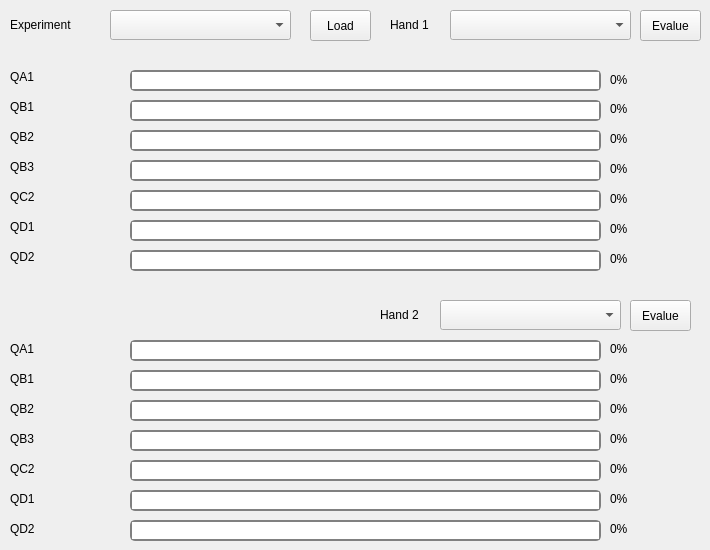
    <widget class="QWidget" name="tab_7">
     <attribute name="title">
      <string>Benchmark Hands</string>
     </attribute>
     <widget class="QComboBox" name="cBBenchExp">
      <property name="geometry">
       <rect>
        <x>110</x>
        <y>10</y>
        <width>181</width>
        <height>30</height>
       </rect>
      </property>
      <property name="editable">
       <bool>false</bool>
      </property>
     </widget>
     <widget class="QPushButton" name="pbBenchEval1">
      <property name="geometry">
       <rect>
        <x>640</x>
        <y>10</y>
        <width>61</width>
        <height>31</height>
       </rect>
      </property>
      <property name="text">
       <string>Evalue</string>
      </property>
     </widget>
     <widget class="QLabel" name="label_28">
      <property name="geometry">
       <rect>
        <x>10</x>
        <y>10</y>
        <width>101</width>
        <height>30</height>
       </rect>
      </property>
      <property name="text">
       <string>Experiment</string>
      </property>
     </widget>
     <widget class="QLabel" name="label_45">
      <property name="geometry">
       <rect>
        <x>10</x>
        <y>68</y>
        <width>81</width>
        <height>17</height>
       </rect>
      </property>
      <property name="text">
       <string>QA1</string>
      </property>
     </widget>
     <widget class="QLabel" name="label_66">
      <property name="geometry">
       <rect>
        <x>10</x>
        <y>98</y>
        <width>121</width>
        <height>17</height>
       </rect>
      </property>
      <property name="text">
       <string>QB1</string>
      </property>
     </widget>
     <widget class="QLabel" name="label_67">
      <property name="geometry">
       <rect>
        <x>10</x>
        <y>188</y>
        <width>111</width>
        <height>17</height>
       </rect>
      </property>
      <property name="text">
       <string>QC2</string>
      </property>
     </widget>
     <widget class="QLabel" name="label_68">
      <property name="geometry">
       <rect>
        <x>10</x>
        <y>128</y>
        <width>111</width>
        <height>17</height>
       </rect>
      </property>
      <property name="text">
       <string>QB2</string>
      </property>
     </widget>
     <widget class="QLabel" name="label_69">
      <property name="geometry">
       <rect>
        <x>10</x>
        <y>158</y>
        <width>111</width>
        <height>17</height>
       </rect>
      </property>
      <property name="text">
       <string>QB3</string>
      </property>
     </widget>
     <widget class="QLabel" name="label_70">
      <property name="geometry">
       <rect>
        <x>10</x>
        <y>218</y>
        <width>111</width>
        <height>17</height>
       </rect>
      </property>
      <property name="text">
       <string>QD1</string>
      </property>
     </widget>
     <widget class="QComboBox" name="cBBenchHand2">
      <property name="geometry">
       <rect>
        <x>440</x>
        <y>300</y>
        <width>181</width>
        <height>30</height>
       </rect>
      </property>
      <property name="editable">
       <bool>false</bool>
      </property>
     </widget>
     <widget class="QLabel" name="label_62">
      <property name="geometry">
       <rect>
        <x>380</x>
        <y>300</y>
        <width>51</width>
        <height>30</height>
       </rect>
      </property>
      <property name="text">
       <string>Hand 2</string>
      </property>
     </widget>
     <widget class="QPushButton" name="pbBenchEval2">
      <property name="geometry">
       <rect>
        <x>630</x>
        <y>300</y>
        <width>61</width>
        <height>31</height>
       </rect>
      </property>
      <property name="text">
       <string>Evalue</string>
      </property>
     </widget>
     <widget class="QLabel" name="tLQC1_1">
      <property name="geometry">
       <rect>
        <x>610</x>
        <y>71</y>
        <width>66</width>
        <height>17</height>
       </rect>
      </property>
      <property name="text">
       <string>0%</string>
      </property>
     </widget>
     <widget class="QLabel" name="tLQC6_2">
      <property name="geometry">
       <rect>
        <x>610</x>
        <y>490</y>
        <width>66</width>
        <height>17</height>
       </rect>
      </property>
      <property name="text">
       <string>0%</string>
      </property>
     </widget>
     <widget class="QLabel" name="tLQC3_1">
      <property name="geometry">
       <rect>
        <x>610</x>
        <y>130</y>
        <width>66</width>
        <height>17</height>
       </rect>
      </property>
      <property name="text">
       <string>0%</string>
      </property>
     </widget>
     <widget class="QLabel" name="tLQC4_1">
      <property name="geometry">
       <rect>
        <x>610</x>
        <y>160</y>
        <width>66</width>
        <height>17</height>
       </rect>
      </property>
      <property name="text">
       <string>0%</string>
      </property>
     </widget>
     <widget class="QLabel" name="tLQC5_1">
      <property name="geometry">
       <rect>
        <x>610</x>
        <y>190</y>
        <width>66</width>
        <height>17</height>
       </rect>
      </property>
      <property name="text">
       <string>0%</string>
      </property>
     </widget>
     <widget class="QLabel" name="tLQC3_2">
      <property name="geometry">
       <rect>
        <x>610</x>
        <y>400</y>
        <width>66</width>
        <height>17</height>
       </rect>
      </property>
      <property name="text">
       <string>0%</string>
      </property>
     </widget>
     <widget class="QLabel" name="tLQC5_2">
      <property name="geometry">
       <rect>
        <x>610</x>
        <y>460</y>
        <width>66</width>
        <height>17</height>
       </rect>
      </property>
      <property name="text">
       <string>0%</string>
      </property>
     </widget>
     <widget class="QLabel" name="tLQC2_1">
      <property name="geometry">
       <rect>
        <x>610</x>
        <y>100</y>
        <width>66</width>
        <height>17</height>
       </rect>
      </property>
      <property name="text">
       <string>0%</string>
      </property>
     </widget>
     <widget class="QLabel" name="tLQC2_2">
      <property name="geometry">
       <rect>
        <x>610</x>
        <y>370</y>
        <width>66</width>
        <height>17</height>
       </rect>
      </property>
      <property name="text">
       <string>0%</string>
      </property>
     </widget>
     <widget class="QLabel" name="tLQC6_1">
      <property name="geometry">
       <rect>
        <x>610</x>
        <y>220</y>
        <width>66</width>
        <height>17</height>
       </rect>
      </property>
      <property name="text">
       <string>0%</string>
      </property>
     </widget>
     <widget class="QLabel" name="tLQC4_2">
      <property name="geometry">
       <rect>
        <x>610</x>
        <y>430</y>
        <width>66</width>
        <height>17</height>
       </rect>
      </property>
      <property name="text">
       <string>0%</string>
      </property>
     </widget>
     <widget class="QLabel" name="tLQC1_2">
      <property name="geometry">
       <rect>
        <x>610</x>
        <y>340</y>
        <width>66</width>
        <height>17</height>
       </rect>
      </property>
      <property name="text">
       <string>0%</string>
      </property>
     </widget>
     <widget class="QProgressBar" name="pBQC6_2">
      <property name="geometry">
       <rect>
        <x>130</x>
        <y>490</y>
        <width>471</width>
        <height>21</height>
       </rect>
      </property>
      <property name="autoFillBackground">
       <bool>false</bool>
      </property>
      <property name="styleSheet">
       <string notr="true"> QProgressBar::chunk {
     background-color: white
 }
 QProgressBar {
     border: 2px solid grey;
     border-radius: 5px;
     text-align: center;
	 background-color: qlineargradient(x1:0, y1:0, x2:1, y2:0,
                 stop:0 red, stop: 0.4 yellow, stop:1 green);
 }

</string>
      </property>
      <property name="minimum">
       <number>0</number>
      </property>
      <property name="maximum">
       <number>100</number>
      </property>
      <property name="value">
       <number>100</number>
      </property>
      <property name="textVisible">
       <bool>false</bool>
      </property>
      <property name="invertedAppearance">
       <bool>true</bool>
      </property>
      <property name="textDirection">
       <enum>QProgressBar::TopToBottom</enum>
      </property>
     </widget>
     <widget class="QProgressBar" name="pBQC5_2">
      <property name="geometry">
       <rect>
        <x>130</x>
        <y>460</y>
        <width>471</width>
        <height>21</height>
       </rect>
      </property>
      <property name="autoFillBackground">
       <bool>false</bool>
      </property>
      <property name="styleSheet">
       <string notr="true"> QProgressBar::chunk {
     background-color: white
 }
 QProgressBar {
     border: 2px solid grey;
     border-radius: 5px;
     text-align: center;
	 background-color: qlineargradient(x1:0, y1:0, x2:1, y2:0,
                 stop:0 red, stop: 0.4 yellow, stop:1 green);
 }

</string>
      </property>
      <property name="minimum">
       <number>0</number>
      </property>
      <property name="maximum">
       <number>100</number>
      </property>
      <property name="value">
       <number>100</number>
      </property>
      <property name="textVisible">
       <bool>false</bool>
      </property>
      <property name="invertedAppearance">
       <bool>true</bool>
      </property>
      <property name="textDirection">
       <enum>QProgressBar::TopToBottom</enum>
      </property>
     </widget>
     <widget class="QProgressBar" name="pBQC6_1">
      <property name="geometry">
       <rect>
        <x>130</x>
        <y>220</y>
        <width>471</width>
        <height>21</height>
       </rect>
      </property>
      <property name="autoFillBackground">
       <bool>false</bool>
      </property>
      <property name="styleSheet">
       <string notr="true"> QProgressBar::chunk {
     background-color: white
 }
 QProgressBar {
     border: 2px solid grey;
     border-radius: 5px;
     text-align: center;
	 background-color: qlineargradient(x1:0, y1:0, x2:1, y2:0,
                 stop:0 red, stop: 0.4 yellow, stop:1 green);
 }

</string>
      </property>
      <property name="minimum">
       <number>0</number>
      </property>
      <property name="maximum">
       <number>100</number>
      </property>
      <property name="value">
       <number>100</number>
      </property>
      <property name="textVisible">
       <bool>false</bool>
      </property>
      <property name="invertedAppearance">
       <bool>true</bool>
      </property>
      <property name="textDirection">
       <enum>QProgressBar::TopToBottom</enum>
      </property>
     </widget>
     <widget class="QProgressBar" name="pBQC3_2">
      <property name="geometry">
       <rect>
        <x>130</x>
        <y>400</y>
        <width>471</width>
        <height>21</height>
       </rect>
      </property>
      <property name="autoFillBackground">
       <bool>false</bool>
      </property>
      <property name="styleSheet">
       <string notr="true"> QProgressBar::chunk {
     background-color: white
 }
 QProgressBar {
     border: 2px solid grey;
     border-radius: 5px;
     text-align: center;
	 background-color: qlineargradient(x1:0, y1:0, x2:1, y2:0,
                 stop:0 red, stop: 0.4 yellow, stop:1 green);
 }

</string>
      </property>
      <property name="minimum">
       <number>0</number>
      </property>
      <property name="maximum">
       <number>100</number>
      </property>
      <property name="value">
       <number>100</number>
      </property>
      <property name="textVisible">
       <bool>false</bool>
      </property>
      <property name="invertedAppearance">
       <bool>true</bool>
      </property>
      <property name="textDirection">
       <enum>QProgressBar::TopToBottom</enum>
      </property>
     </widget>
     <widget class="QProgressBar" name="pBQC3_1">
      <property name="geometry">
       <rect>
        <x>130</x>
        <y>130</y>
        <width>471</width>
        <height>21</height>
       </rect>
      </property>
      <property name="autoFillBackground">
       <bool>false</bool>
      </property>
      <property name="styleSheet">
       <string notr="true"> QProgressBar::chunk {
     background-color: white
 }
 QProgressBar {
     border: 2px solid grey;
     border-radius: 5px;
     text-align: center;
	 background-color: qlineargradient(x1:0, y1:0, x2:1, y2:0,
                 stop:0 red, stop: 0.4 yellow, stop:1 green);
 }

</string>
      </property>
      <property name="minimum">
       <number>0</number>
      </property>
      <property name="maximum">
       <number>100</number>
      </property>
      <property name="value">
       <number>100</number>
      </property>
      <property name="textVisible">
       <bool>false</bool>
      </property>
      <property name="invertedAppearance">
       <bool>true</bool>
      </property>
      <property name="textDirection">
       <enum>QProgressBar::TopToBottom</enum>
      </property>
     </widget>
     <widget class="QProgressBar" name="pBQC1_2">
      <property name="geometry">
       <rect>
        <x>130</x>
        <y>340</y>
        <width>471</width>
        <height>21</height>
       </rect>
      </property>
      <property name="autoFillBackground">
       <bool>false</bool>
      </property>
      <property name="styleSheet">
       <string notr="true"> QProgressBar::chunk {
     background-color: white
 }
 QProgressBar {
     border: 2px solid grey;
     border-radius: 5px;
     text-align: center;
	 background-color: qlineargradient(x1:0, y1:0, x2:1, y2:0,
                 stop:0 red, stop: 0.4 yellow, stop:1 green);
 }

</string>
      </property>
      <property name="minimum">
       <number>0</number>
      </property>
      <property name="maximum">
       <number>100</number>
      </property>
      <property name="value">
       <number>100</number>
      </property>
      <property name="textVisible">
       <bool>false</bool>
      </property>
      <property name="invertedAppearance">
       <bool>true</bool>
      </property>
      <property name="textDirection">
       <enum>QProgressBar::TopToBottom</enum>
      </property>
     </widget>
     <widget class="QProgressBar" name="pBQC2_1">
      <property name="geometry">
       <rect>
        <x>130</x>
        <y>100</y>
        <width>471</width>
        <height>21</height>
       </rect>
      </property>
      <property name="autoFillBackground">
       <bool>false</bool>
      </property>
      <property name="styleSheet">
       <string notr="true"> QProgressBar::chunk {
     background-color: white
 }
 QProgressBar {
     border: 2px solid grey;
     border-radius: 5px;
     text-align: center;
	 background-color: qlineargradient(x1:0, y1:0, x2:1, y2:0,
                 stop:0 red, stop: 0.4 yellow, stop:1 green);
 }

</string>
      </property>
      <property name="minimum">
       <number>0</number>
      </property>
      <property name="maximum">
       <number>100</number>
      </property>
      <property name="value">
       <number>100</number>
      </property>
      <property name="textVisible">
       <bool>false</bool>
      </property>
      <property name="invertedAppearance">
       <bool>true</bool>
      </property>
      <property name="textDirection">
       <enum>QProgressBar::TopToBottom</enum>
      </property>
     </widget>
     <widget class="QProgressBar" name="pBQC5_1">
      <property name="geometry">
       <rect>
        <x>130</x>
        <y>190</y>
        <width>471</width>
        <height>21</height>
       </rect>
      </property>
      <property name="autoFillBackground">
       <bool>false</bool>
      </property>
      <property name="styleSheet">
       <string notr="true"> QProgressBar::chunk {
     background-color: white
 }
 QProgressBar {
     border: 2px solid grey;
     border-radius: 5px;
     text-align: center;
	 background-color: qlineargradient(x1:0, y1:0, x2:1, y2:0,
                 stop:0 red, stop: 0.4 yellow, stop:1 green);
 }

</string>
      </property>
      <property name="minimum">
       <number>0</number>
      </property>
      <property name="maximum">
       <number>100</number>
      </property>
      <property name="value">
       <number>100</number>
      </property>
      <property name="textVisible">
       <bool>false</bool>
      </property>
      <property name="invertedAppearance">
       <bool>true</bool>
      </property>
      <property name="textDirection">
       <enum>QProgressBar::TopToBottom</enum>
      </property>
     </widget>
     <widget class="QProgressBar" name="pBQC4_1">
      <property name="geometry">
       <rect>
        <x>130</x>
        <y>160</y>
        <width>471</width>
        <height>21</height>
       </rect>
      </property>
      <property name="autoFillBackground">
       <bool>false</bool>
      </property>
      <property name="styleSheet">
       <string notr="true"> QProgressBar::chunk {
     background-color: white
 }
 QProgressBar {
     border: 2px solid grey;
     border-radius: 5px;
     text-align: center;
	 background-color: qlineargradient(x1:0, y1:0, x2:1, y2:0,
                 stop:0 red, stop: 0.4 yellow, stop:1 green);
 }

</string>
      </property>
      <property name="minimum">
       <number>0</number>
      </property>
      <property name="maximum">
       <number>100</number>
      </property>
      <property name="value">
       <number>100</number>
      </property>
      <property name="textVisible">
       <bool>false</bool>
      </property>
      <property name="invertedAppearance">
       <bool>true</bool>
      </property>
      <property name="textDirection">
       <enum>QProgressBar::TopToBottom</enum>
      </property>
     </widget>
     <widget class="QProgressBar" name="pBQC4_2">
      <property name="geometry">
       <rect>
        <x>130</x>
        <y>430</y>
        <width>471</width>
        <height>21</height>
       </rect>
      </property>
      <property name="autoFillBackground">
       <bool>false</bool>
      </property>
      <property name="styleSheet">
       <string notr="true"> QProgressBar::chunk {
     background-color: white
 }
 QProgressBar {
     border: 2px solid grey;
     border-radius: 5px;
     text-align: center;
	 background-color: qlineargradient(x1:0, y1:0, x2:1, y2:0,
                 stop:0 red, stop: 0.4 yellow, stop:1 green);
 }

</string>
      </property>
      <property name="minimum">
       <number>0</number>
      </property>
      <property name="maximum">
       <number>100</number>
      </property>
      <property name="value">
       <number>100</number>
      </property>
      <property name="textVisible">
       <bool>false</bool>
      </property>
      <property name="invertedAppearance">
       <bool>true</bool>
      </property>
      <property name="textDirection">
       <enum>QProgressBar::TopToBottom</enum>
      </property>
     </widget>
     <widget class="QProgressBar" name="pBQC1_1">
      <property name="geometry">
       <rect>
        <x>130</x>
        <y>70</y>
        <width>471</width>
        <height>21</height>
       </rect>
      </property>
      <property name="autoFillBackground">
       <bool>false</bool>
      </property>
      <property name="styleSheet">
       <string notr="true"> QProgressBar::chunk {
     background-color: white
 }
 QProgressBar {
     border: 2px solid grey;
     border-radius: 5px;
     text-align: center;
	 background-color: qlineargradient(x1:0, y1:0, x2:1, y2:0,
                 stop:0 red, stop: 0.4 yellow, stop:1 green);
 }

</string>
      </property>
      <property name="minimum">
       <number>0</number>
      </property>
      <property name="maximum">
       <number>100</number>
      </property>
      <property name="value">
       <number>100</number>
      </property>
      <property name="textVisible">
       <bool>false</bool>
      </property>
      <property name="invertedAppearance">
       <bool>true</bool>
      </property>
      <property name="textDirection">
       <enum>QProgressBar::TopToBottom</enum>
      </property>
     </widget>
     <widget class="QProgressBar" name="pBQC2_2">
      <property name="geometry">
       <rect>
        <x>130</x>
        <y>370</y>
        <width>471</width>
        <height>21</height>
       </rect>
      </property>
      <property name="autoFillBackground">
       <bool>false</bool>
      </property>
      <property name="styleSheet">
       <string notr="true"> QProgressBar::chunk {
     background-color: white
 }
 QProgressBar {
     border: 2px solid grey;
     border-radius: 5px;
     text-align: center;
	 background-color: qlineargradient(x1:0, y1:0, x2:1, y2:0,
                 stop:0 red, stop: 0.4 yellow, stop:1 green);
 }

</string>
      </property>
      <property name="minimum">
       <number>0</number>
      </property>
      <property name="maximum">
       <number>100</number>
      </property>
      <property name="value">
       <number>100</number>
      </property>
      <property name="textVisible">
       <bool>false</bool>
      </property>
      <property name="invertedAppearance">
       <bool>true</bool>
      </property>
      <property name="textDirection">
       <enum>QProgressBar::TopToBottom</enum>
      </property>
     </widget>
     <widget class="QComboBox" name="cBBenchHand1">
      <property name="geometry">
       <rect>
        <x>450</x>
        <y>10</y>
        <width>181</width>
        <height>30</height>
       </rect>
      </property>
      <property name="editable">
       <bool>false</bool>
      </property>
     </widget>
     <widget class="QLabel" name="label_90">
      <property name="geometry">
       <rect>
        <x>390</x>
        <y>10</y>
        <width>51</width>
        <height>30</height>
       </rect>
      </property>
      <property name="text">
       <string>Hand 1</string>
      </property>
     </widget>
     <widget class="QPushButton" name="pbBenchExp">
      <property name="geometry">
       <rect>
        <x>310</x>
        <y>10</y>
        <width>61</width>
        <height>31</height>
       </rect>
      </property>
      <property name="text">
       <string>Load</string>
      </property>
     </widget>
     <widget class="QLabel" name="label_91">
      <property name="geometry">
       <rect>
        <x>10</x>
        <y>248</y>
        <width>111</width>
        <height>17</height>
       </rect>
      </property>
      <property name="text">
       <string>QD2</string>
      </property>
     </widget>
     <widget class="QProgressBar" name="pBQC7_1">
      <property name="geometry">
       <rect>
        <x>130</x>
        <y>250</y>
        <width>471</width>
        <height>21</height>
       </rect>
      </property>
      <property name="autoFillBackground">
       <bool>false</bool>
      </property>
      <property name="styleSheet">
       <string notr="true"> QProgressBar::chunk {
     background-color: white
 }
 QProgressBar {
     border: 2px solid grey;
     border-radius: 5px;
     text-align: center;
	 background-color: qlineargradient(x1:0, y1:0, x2:1, y2:0,
                 stop:0 red, stop: 0.4 yellow, stop:1 green);
 }

</string>
      </property>
      <property name="minimum">
       <number>0</number>
      </property>
      <property name="maximum">
       <number>100</number>
      </property>
      <property name="value">
       <number>100</number>
      </property>
      <property name="textVisible">
       <bool>false</bool>
      </property>
      <property name="invertedAppearance">
       <bool>true</bool>
      </property>
      <property name="textDirection">
       <enum>QProgressBar::TopToBottom</enum>
      </property>
     </widget>
     <widget class="QLabel" name="tLQC7_1">
      <property name="geometry">
       <rect>
        <x>610</x>
        <y>250</y>
        <width>66</width>
        <height>17</height>
       </rect>
      </property>
      <property name="text">
       <string>0%</string>
      </property>
     </widget>
     <widget class="QLabel" name="label_79">
      <property name="geometry">
       <rect>
        <x>10</x>
        <y>430</y>
        <width>111</width>
        <height>17</height>
       </rect>
      </property>
      <property name="text">
       <string>QB3</string>
      </property>
     </widget>
     <widget class="QLabel" name="label_74">
      <property name="geometry">
       <rect>
        <x>10</x>
        <y>460</y>
        <width>111</width>
        <height>17</height>
       </rect>
      </property>
      <property name="text">
       <string>QC2</string>
      </property>
     </widget>
     <widget class="QLabel" name="label_75">
      <property name="geometry">
       <rect>
        <x>10</x>
        <y>400</y>
        <width>111</width>
        <height>17</height>
       </rect>
      </property>
      <property name="text">
       <string>QB2</string>
      </property>
     </widget>
     <widget class="QLabel" name="label_76">
      <property name="geometry">
       <rect>
        <x>10</x>
        <y>490</y>
        <width>111</width>
        <height>17</height>
       </rect>
      </property>
      <property name="text">
       <string>QD1</string>
      </property>
     </widget>
     <widget class="QLabel" name="label_92">
      <property name="geometry">
       <rect>
        <x>10</x>
        <y>520</y>
        <width>111</width>
        <height>17</height>
       </rect>
      </property>
      <property name="text">
       <string>QD2</string>
      </property>
     </widget>
     <widget class="QLabel" name="label_77">
      <property name="geometry">
       <rect>
        <x>10</x>
        <y>370</y>
        <width>121</width>
        <height>17</height>
       </rect>
      </property>
      <property name="text">
       <string>QB1</string>
      </property>
     </widget>
     <widget class="QLabel" name="label_63">
      <property name="geometry">
       <rect>
        <x>10</x>
        <y>340</y>
        <width>81</width>
        <height>17</height>
       </rect>
      </property>
      <property name="text">
       <string>QA1</string>
      </property>
     </widget>
     <widget class="QProgressBar" name="pBQC7_2">
      <property name="geometry">
       <rect>
        <x>130</x>
        <y>520</y>
        <width>471</width>
        <height>21</height>
       </rect>
      </property>
      <property name="autoFillBackground">
       <bool>false</bool>
      </property>
      <property name="styleSheet">
       <string notr="true"> QProgressBar::chunk {
     background-color: white
 }
 QProgressBar {
     border: 2px solid grey;
     border-radius: 5px;
     text-align: center;
	 background-color: qlineargradient(x1:0, y1:0, x2:1, y2:0,
                 stop:0 red, stop: 0.4 yellow, stop:1 green);
 }

</string>
      </property>
      <property name="minimum">
       <number>0</number>
      </property>
      <property name="maximum">
       <number>100</number>
      </property>
      <property name="value">
       <number>100</number>
      </property>
      <property name="textVisible">
       <bool>false</bool>
      </property>
      <property name="invertedAppearance">
       <bool>true</bool>
      </property>
      <property name="textDirection">
       <enum>QProgressBar::TopToBottom</enum>
      </property>
     </widget>
     <widget class="QLabel" name="tLQC7_2">
      <property name="geometry">
       <rect>
        <x>610</x>
        <y>520</y>
        <width>66</width>
        <height>17</height>
       </rect>
      </property>
      <property name="text">
       <string>0%</string>
      </property>
     </widget>
    </widget>
